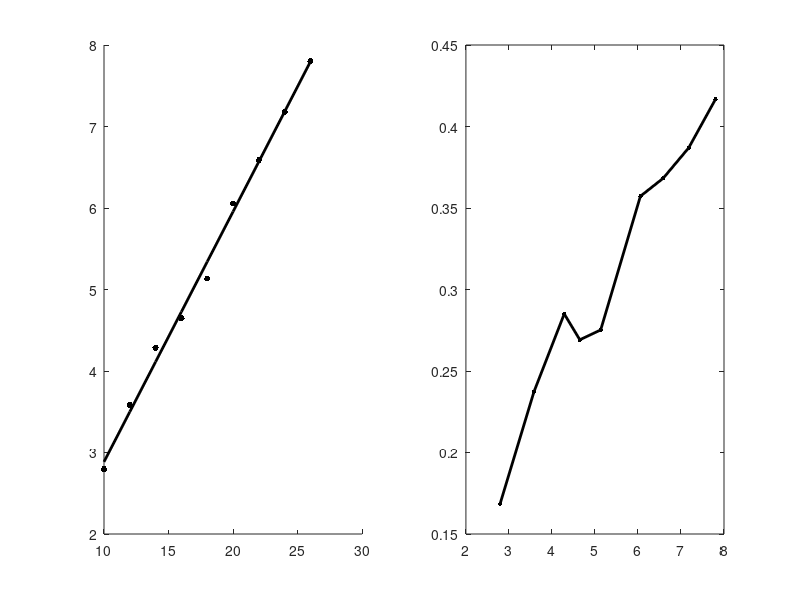

This figure's MATLAB source:
u =(10:2:26);
i =[0.065 0.081 0.099 0.117 0.137 0.156 0.177 0.200 0.220];
v1=[2.795 3.582 4.286 4.648 5.133 6.056 6.587 7.180 7.803];
r=0.5*103.84*10^(-3);
s=pi*r*r;
rho=1.185;
p0=u.*i
p1=0.5.*rho.*s.*(v1.^3)
ita=p1./p0

subplot(1, 2, 1);
uv=scatter(u, v1, 200, 'k', '.');
hold on;


M=[u' ones(9,1)];
k=M\(v1');
v1pre=(M*k)';

plot(u, v1pre, '-k', 'LineWidth', 2);

subplot(1, 2, 2);
plot(v1, ita, '.-k', 'LineWidth', 2, 'MarkerSize', 10);
